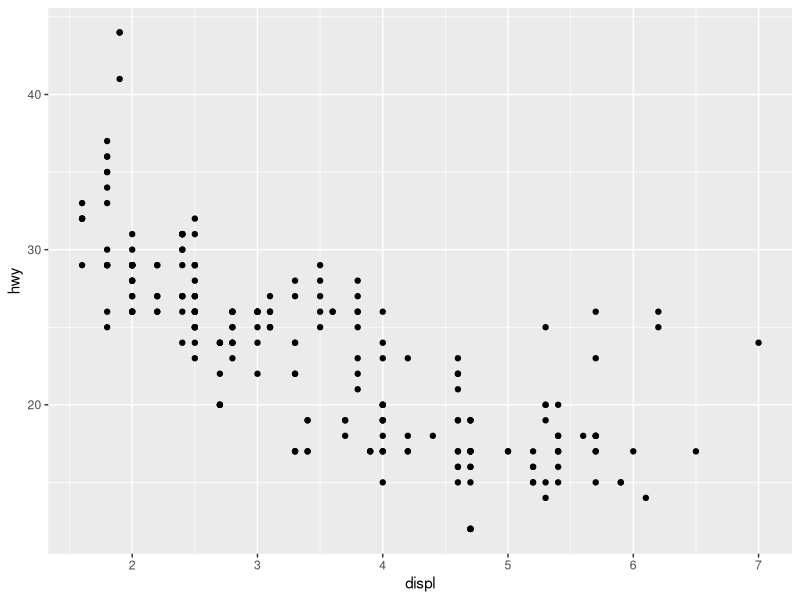
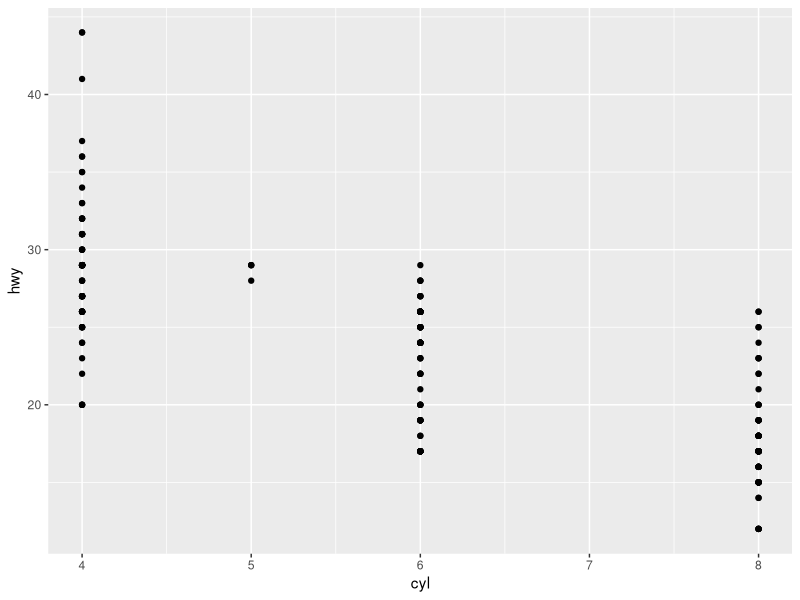
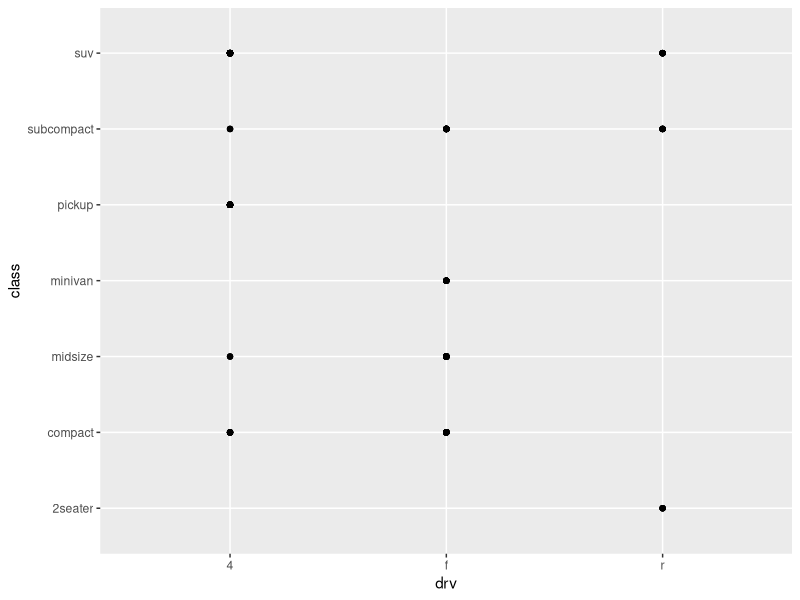
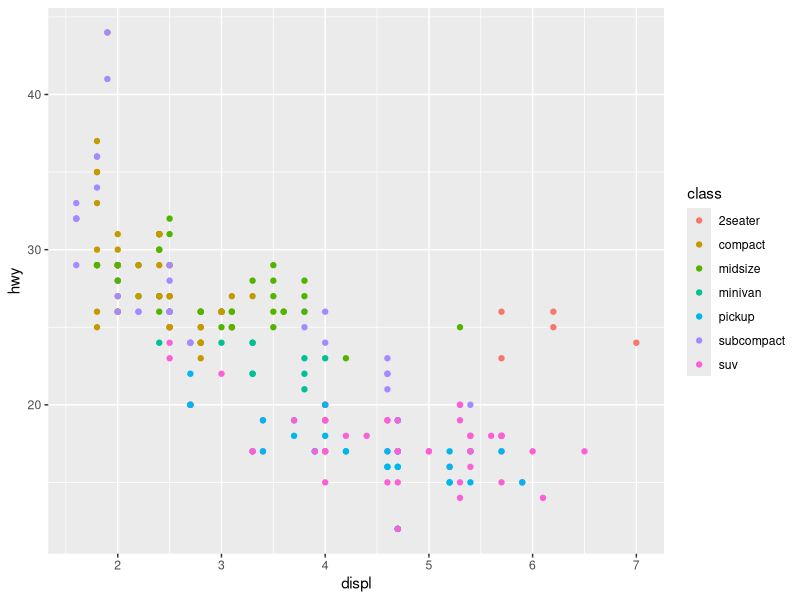
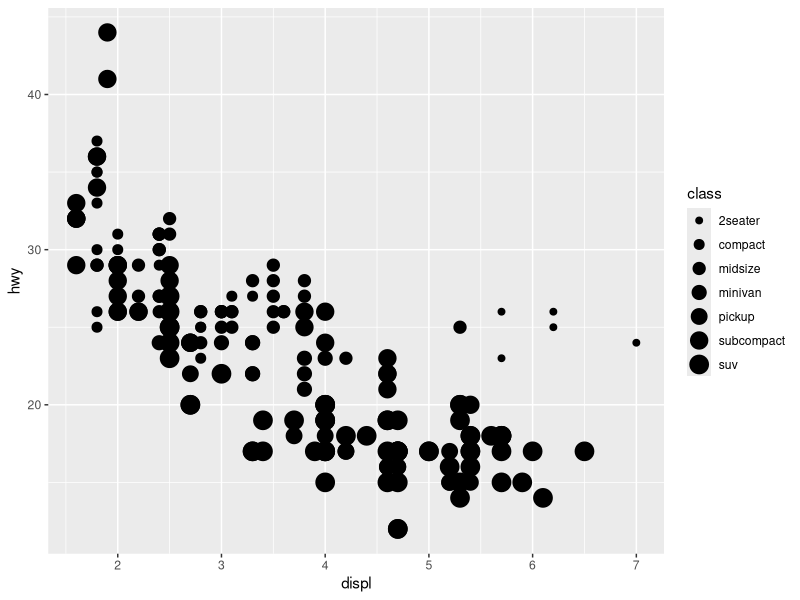
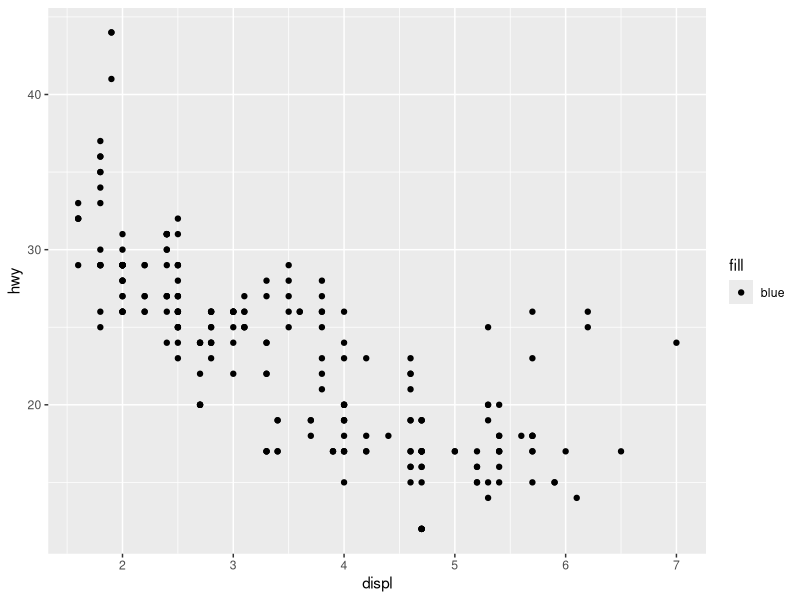
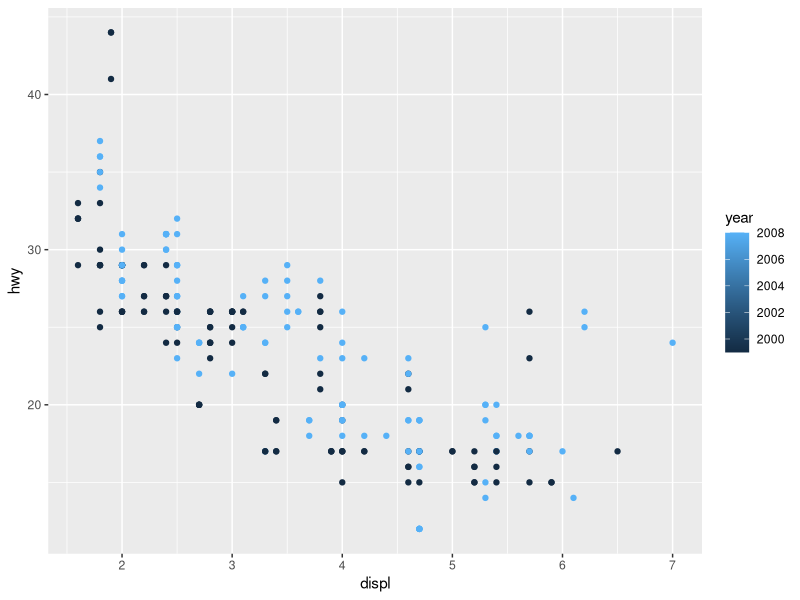
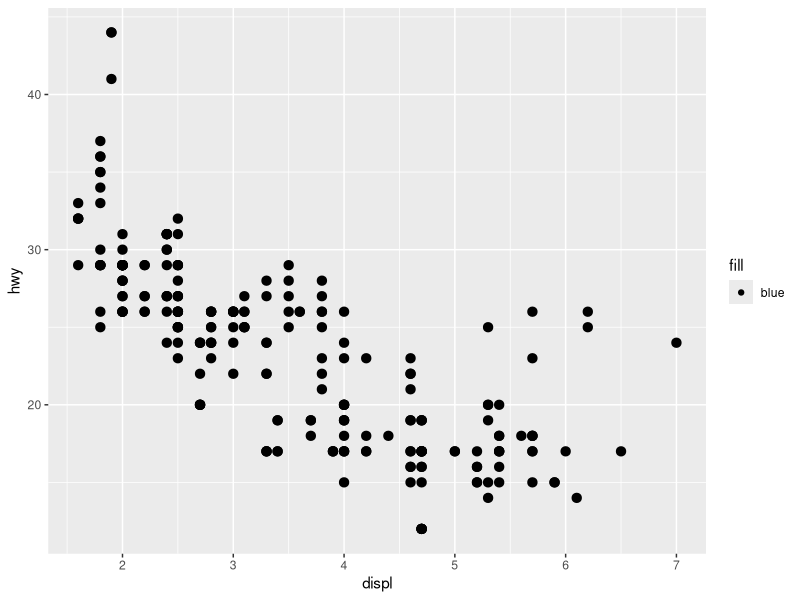

These charts were generated, in order, by the following R code:
#load library
library(tidyverse)

#example plot
ggplot(data = mpg) + 
  geom_point(mapping = aes(x = displ, y = hwy))

#exercise question 3.2.4.1
## running ggplot(data = mpg) does not produce any results due to lack of mapping

#exercise question 3.2.4.2
mpg
#mpg has 234 rows and 11 columns

#exercise question 3.2.4.3
##drv describes the type of drive train the vehicle has

#exercise question 3.2.4.4
ggplot(data = mpg) + 
  geom_point(mapping = aes(cyl, hwy))

#exercise question 3.2.4.5
ggplot(data = mpg) + 
  geom_point(mapping = aes(drv, class))
#plot is not useful as it is a mesure of two categoricals and does not provide any insight

#example plot with color groupings
ggplot(data = mpg) + 
  geom_point(mapping = aes(x = displ, y = hwy, color = class))

#example plot with size groupings
ggplot(data = mpg) + 
  geom_point(mapping = aes(x = displ, y = hwy, size = class))

#practice question 3.3.1.1
ggplot(data = mpg) + 
  geom_point(mapping = aes(x = displ, y = hwy, fill = "blue"))
#corrected - color alters border color while fill alters point fill color

#practice question 3.3.2.2


#practice question 3.3.1.3
ggplot(data = mpg) + 
  geom_point(mapping = aes(x = displ, y = hwy, color = year))
#continuous variables will show as sloping trends while categorical will show as grouped

#practice question 3.3.1.4

#practice question 3.3.1.5
ggplot(data = mpg) + 
  geom_point(mapping = aes(x = displ, y = hwy, fill = "blue", stroke = 1.5))
#stroke alters the thinkness of the shape border

#practice question 3.3.1.6
ggplot(data = mpg) + 
  geom_point(mapping = aes(x = displ, y = hwy, color = displ < 5))
#the above plot adds a logical expression to the color aesthetic to color a point based on a "True" or "False" result

#practice question 3.5.1


#practice question 3.5.2
ggplot(data = mpg) +
  geom_point(mapping = aes(x = drv, y = cyl)) +
  facet_grid(drv ~ cyl)

#practice question 3.5.3
ggplot(data = mpg) +
  geom_point(mapping = aes(x = displ, y = hwy)) +
  facet_grid(drv ~ .)

ggplot(data = mpg) +
  geom_point(mapping = aes(x = displ, y = hwy)) +
  facet_grid(. ~ cyl)
#in this instance '.' acts as command to segment each facet by the variable identified

#practice 3.5.4
ggplot(data = mpg) + 
  geom_point(mapping = aes(x = displ, y = hwy)) + 
  facet_wrap(~ class, nrow = 2)
#the advantage to faceting is the reduction of clutter and clear views of the individual variable measurements.
#the disadvantage would be if you are trying to facet by a variable that has many unique values. Too many graphs would not be helpful.

#practice 3.5.5
?facet_wrap
#nrow and ncol indicates the desired number of rows and columns to display the facets by.
#
?facet_grid
#

#practice 3.5.6


#practice 3.6.1
#geom_line()
#geom_boxplot()
#geom_histogram()

#practice 3.6.2
ggplot(data = mpg, mapping = aes(x = displ, y = hwy, color = drv)) + 
  geom_point() + 
  geom_smooth(se = FALSE)

#practice 3.6.3
#show.legend = FALSE will remove the key from the graph.

#practice 3.6.4
#the 'se' argument displays the confidence level around the line.

#practice 3.6.5
#The graphs will look the same. Graph #2 just uses more code.

#practice 3.6.6
